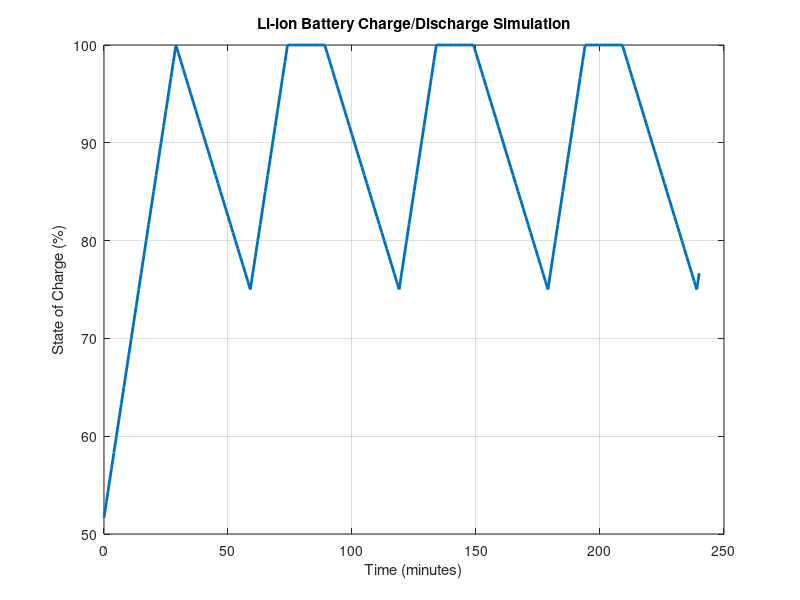

Recreate this plot in MATLAB.
% Li-ion Battery Charge/Discharge Simulation adfasdf

% Parameters
capacity = 1000; % Battery capacity in mAh (milliampere-hour)
initial_SOC = 50; % Initial State of Charge in percentage (0-100)
charge_C_rate = 1; % Charging rate in C-rate (e.g., 1C means full charge in 1 hour)
discharge_C_rate = 0.5; % Discharging rate in C-rate (e.g., 0.5C means full discharge in 2 hours)
time_step = 1; % Time step in minutes
total_time = 240; % Total simulation time in minutes

% Convert capacity from mAh to Ah for calculations
capacity_Ah = capacity / 1000; 

% Initialize SOC
SOC = initial_SOC;

% Initialize time array
time = 0:time_step:total_time;

% Initialize SOC array
SOC_array = zeros(size(time));

% Simulation loop
for i = 1:length(time)
    % Check if charging or discharging
    if mod(time(i), 60) < 30 % Example: charge for 30 minutes every hour
        % Charging
        SOC = SOC + (charge_C_rate * capacity_Ah * (time_step / 60)) / capacity_Ah * 100;
    else
        % Discharging
        SOC = SOC - (discharge_C_rate * capacity_Ah * (time_step / 60)) / capacity_Ah * 100;
    end
    
    % Ensure SOC stays within bounds (0-100%)
    SOC = max(0, min(100, SOC));
    
    % Store SOC in array
    SOC_array(i) = SOC;
end

% Plot SOC over time
figure;
plot(time, SOC_array, 'LineWidth', 2);
xlabel('Time (minutes)');
ylabel('State of Charge (%)');
title('Li-ion Battery Charge/Discharge Simulation');
grid on;

